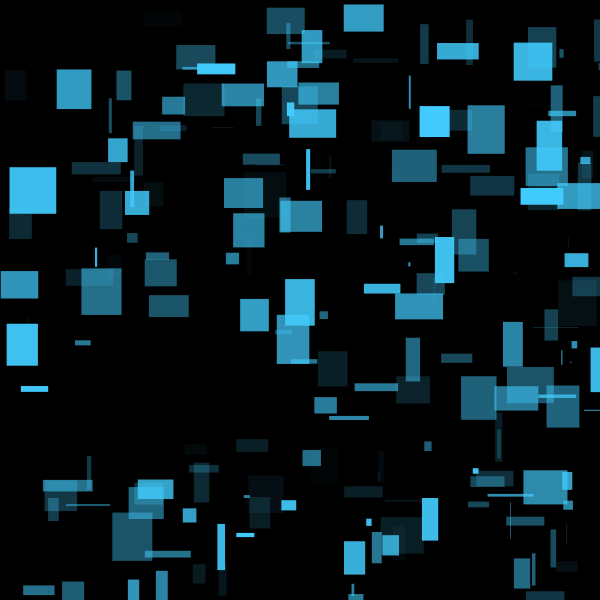
Frame 1 (no input)
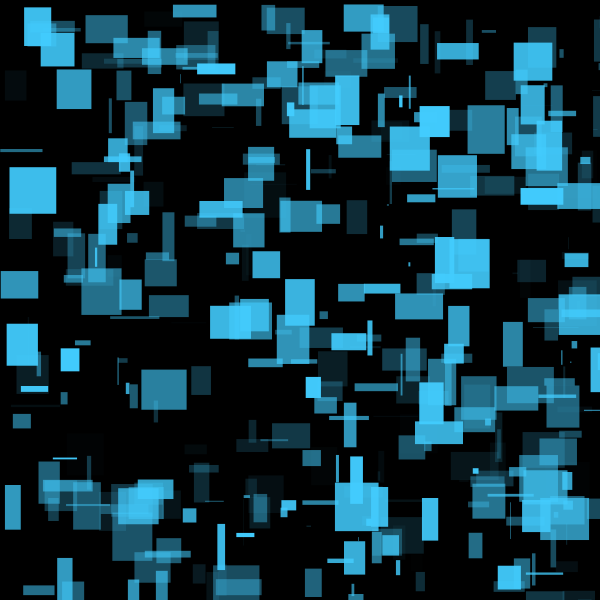
Frame 2 (the mouse pressed at the canvas centre, redrawn once)

The Processing sketch that drew these frames (run headless with seeded random() and noise(); the mouse was pressed at the canvas centre and the sketch redrawn once):

// Processing sketch: minirect
// ── minirect.pde
void setup(){
  size(600,600);
  background(0);
  noLoop();
}

void draw(){
  noStroke();
  for(int i=0;i<200;i++){
    fill(66,204,254,random(255));
  rect(random(600),random(600),random(50),random(50));
  }
}
